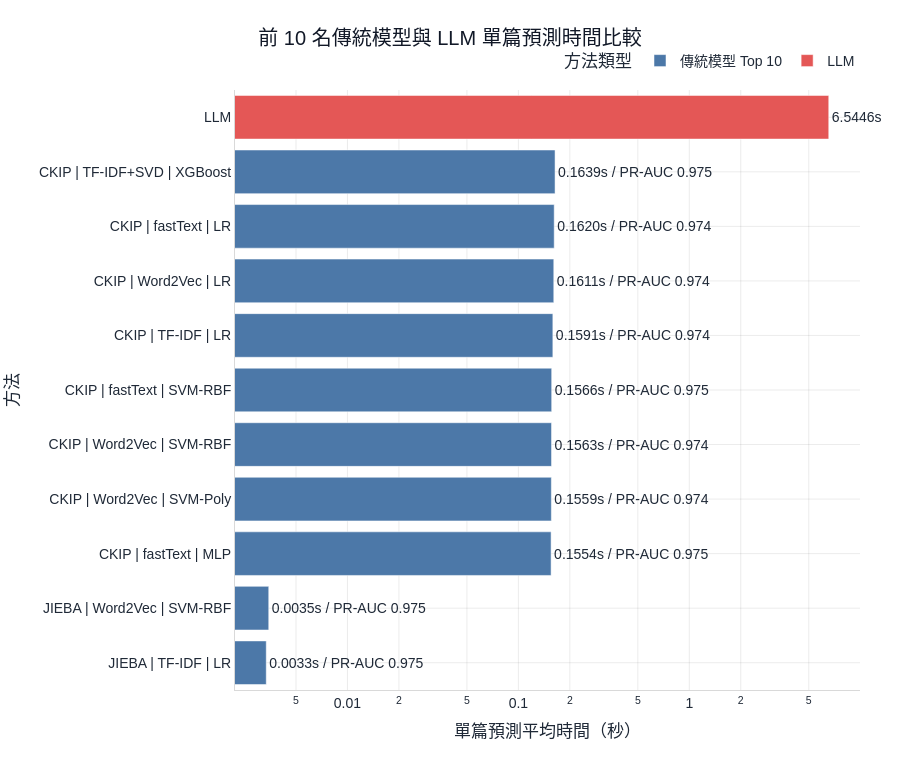

The notebook cell saved with this chart:
### Markdown cell above
### 圖 5-4 前 10 名傳統模型與 LLM 單篇預測時間比較圖

**建議放置章節：5.4.1 傳統模型與 LLM 推論時間比較**

圖說：本圖將 PR-AUC 前 10 名傳統模型與 LLM 的平均單篇預測時間放在同一張圖中比較，並在標籤中保留各模型 PR-AUC，使圖中同時呈現模型效果與推論速度資訊。

### Code cell
if df_done.empty:
    print('無可用 LLM 時間資料。')
else:
    top10_model = df_model.sort_values(['pr_auc', 'roc_auc', 'f1'], ascending=False).head(10).copy()
    llm_mean_sec = df_done['llm_response_time_sec'].mean()

    top10_compare = top10_model[['combo', 'pr_auc', 'roc_auc', 'f1', 'total_infer_mean_sec']].copy()
    top10_compare['method'] = top10_compare['combo']
    top10_compare['method_type'] = '傳統模型 Top 10'
    top10_compare['seconds'] = top10_compare['total_infer_mean_sec']
    top10_compare['label'] = top10_compare.apply(lambda r: f"{r['seconds']:.4f}s / PR-AUC {r['pr_auc']:.3f}", axis=1)

    llm_row = pd.DataFrame({
        'combo': ['LLM'],
        'pr_auc': [np.nan],
        'roc_auc': [np.nan],
        'f1': [np.nan],
        'total_infer_mean_sec': [llm_mean_sec],
        'method': ['LLM'],
        'method_type': ['LLM'],
        'seconds': [llm_mean_sec],
        'label': [f"{llm_mean_sec:.4f}s"]
    })

    top10_compare_plot = pd.concat([top10_compare, llm_row], ignore_index=True)
    top10_compare_plot = top10_compare_plot.sort_values('seconds', ascending=True)
    display(top10_compare_plot[['method', 'method_type', 'seconds', 'pr_auc', 'roc_auc', 'f1']].round(6))

    fig = px.bar(
        top10_compare_plot,
        x='seconds',
        y='method',
        color='method_type',
        text='label',
        orientation='h',
        color_discrete_map={'傳統模型 Top 10': '#4C78A8', 'LLM': '#E45756'},
        title='前 10 名傳統模型與 LLM 單篇預測時間比較',
        labels={'seconds': '單篇預測平均時間（秒）', 'method': '方法', 'method_type': '方法類型'}
    )
    fig.update_traces(textposition='outside', cliponaxis=False)
    fig.update_xaxes(type='log')
    fig.update_yaxes(automargin=True)
    apply_thesis_theme(fig, height=760, legend_title='方法類型')
    export_fig(fig, 'top10_traditional_vs_llm_time.png', width=1400, height=760, scale=2)
    fig.show()

### Figure 1 — Plotly figure (JSON) as saved in the notebook; plotly's stock layout.template omitted (floating-point values rounded to 4 significant figures)
{"data": [{"cliponaxis": false, "hovertemplate": "方法類型=傳統模型 Top 10<br>單篇預測平均時間（秒）=%{x}<br>方法=%{y}<br>label=%{text}<extra></extra>", "legendgroup": "傳統模型 Top 10", "marker": {"color": "#4C78A8", "pattern": {"shape": ""}}, "name": "傳統模型 Top 10", "orientation": "h", "showlegend": true, "text": ["0.0033s / PR-AUC 0.975", "0.0035s / PR-AUC 0.975", "0.1554s / PR-AUC 0.975", "0.1559s / PR-AUC 0.974", "0.1563s / PR-AUC 0.974", "0.1566s / PR-AUC 0.975", "0.1591s / PR-AUC 0.974", "0.1611s / PR-AUC 0.974", "0.1620s / PR-AUC 0.974", "0.1639s / PR-AUC 0.975"], "textposition": "outside", "type": "bar", "x": [0.003349, 0.003463, 0.1554, 0.1559, 0.1563, 0.1566, 0.1591, 0.1611, 0.162, 0.1639], "xaxis": "x", "y": ["JIEBA | TF-IDF | LR", "JIEBA | Word2Vec | SVM-RBF", "CKIP | fastText | MLP", "CKIP | Word2Vec | SVM-Poly", "CKIP | Word2Vec | SVM-RBF", "CKIP | fastText | SVM-RBF", "CKIP | TF-IDF | LR", "CKIP | Word2Vec | LR", "CKIP | fastText | LR", "CKIP | TF-IDF+SVD | XGBoost"], "yaxis": "y"}, {"cliponaxis": false, "hovertemplate": "方法類型=LLM<br>單篇預測平均時間（秒）=%{x}<br>方法=%{y}<br>label=%{text}<extra></extra>", "legendgroup": "LLM", "marker": {"color": "#E45756", "pattern": {"shape": ""}}, "name": "LLM", "orientation": "h", "showlegend": true, "text": ["6.5446s"], "textposition": "outside", "type": "bar", "x": [6.545], "xaxis": "x", "y": ["LLM"], "yaxis": "y"}], "layout": {"barmode": "relative", "font": {"color": "#1F2937", "family": "Microsoft JhengHei, Arial", "size": 14}, "height": 760, "legend": {"orientation": "h", "title": {"text": "方法類型"}, "tracegroupgap": 0, "x": 1, "xanchor": "right", "y": 1.02, "yanchor": "bottom"}, "margin": {"b": 70, "l": 80, "r": 40, "t": 90}, "paper_bgcolor": "white", "plot_bgcolor": "white", "title": {"font": {"color": "#111827", "size": 20}, "text": "前 10 名傳統模型與 LLM 單篇預測時間比較", "x": 0.5, "xanchor": "center"}, "xaxis": {"anchor": "y", "domain": [0, 1], "gridcolor": "rgba(0,0,0,0.08)", "linecolor": "rgba(0,0,0,0.15)", "showgrid": true, "title": {"text": "單篇預測平均時間（秒）"}, "type": "log", "zeroline": false}, "yaxis": {"anchor": "x", "automargin": true, "domain": [0, 1], "gridcolor": "rgba(0,0,0,0.08)", "linecolor": "rgba(0,0,0,0.15)", "showgrid": true, "title": {"text": "方法"}, "zeroline": false}}}
